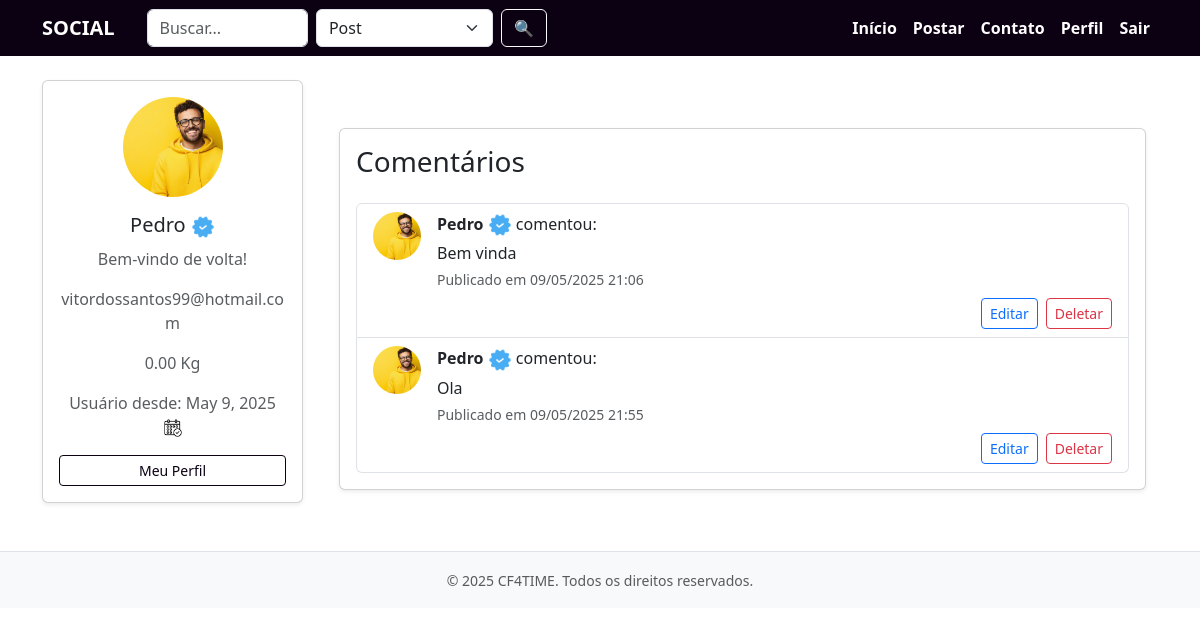
Before: /post/4/comment/ (signed in) with the older database file.
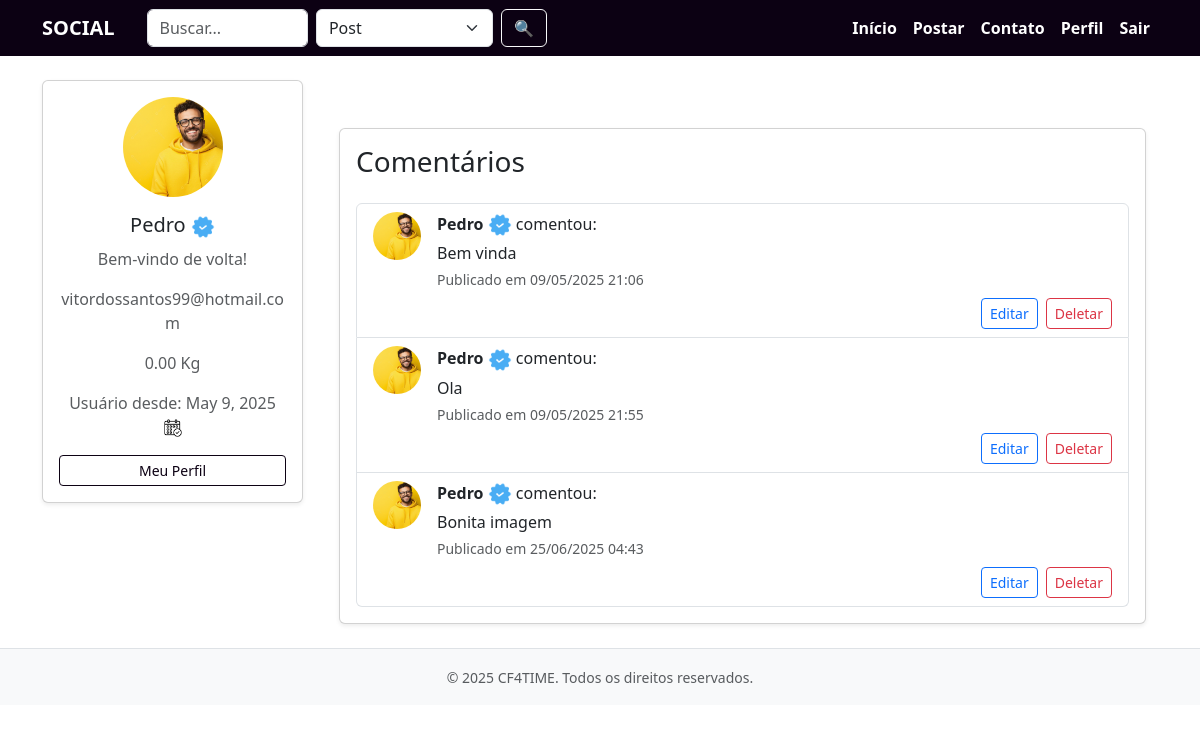
After: the same page with the newer database file.
### Social/models.py (models this page shows, shortened)
class Comment(models.Model):
    author = models.ForeignKey(User, on_delete=models.CASCADE)
    comment = models.TextField(max_length=1000)
    like_comment = models.ManyToManyField(User, related_name='liked_comment')
    created_at = models.DateTimeField(auto_now=True, auto_created=True)
    post  = models.ForeignKey(Post, on_delete=models.CASCADE,)

### account/models.py (models this page shows, shortened)
class Profile (models.Model):
    BOX_CHOICES = (('CF4TIME CAMPINA ', 'CF4TIME CAMPINA'), ('CF4TIME CAMPINA', 'CF4TIME JOCKEY'))
    CATEGORY_CHOICES = (('FITNESS', 'FITNESS'), ('SCALED','SCALED'),('AMADOR', 'AMADOR'), ('RX','RX',), ('MASTER', 'MASTER'))
    user = models.OneToOneField(User, on_delete=models.CASCADE)
    photo = models.ImageField(upload_to='media_profile', null=True, blank=True)
    created_at_profile =  models.DateField(auto_now=True)
    birthday = models.DateField(max_length=50, default=timezone.now)
    weight = models.DecimalField(max_digits= 5, decimal_places = 2, validators=[MaxValueValidator (300), MinValueValidator(0)], default=0)
    height = models.DecimalField(max_digits= 5, decimal_places = 2, validators=[MaxValueValidator (2), MinValueValidator(0)], default=0)
    category = models.CharField(choices= CATEGORY_CHOICES, default= 'EXPERIMENTAL')
    box = models.CharField(choices = BOX_CHOICES, default = 'DEFAULT')

### Social/views.py (the view)
# urls.py: path('post/<int:pk>/comment/', CommentList.as_view(), name='comment-list'),
class CommentList(ListView):
    model = Comment
    template_name = 'comment-list.html'
    def get_queryset(self):
        post = get_object_or_404(Post, pk=self.kwargs['pk'])
        return Comment.objects.filter(post=post)

### Social/templates/comment-list.html (shortened to what this page needs)
{% extends "base.html" %}
{%  load static  %}
{% block content %}
<div class="container mt-5">
    <div class="card shadow-sm">
        <div class="card-body">
            <h3 class="card-title mb-4">Comentários</h3>
            {% if object_list %}
                <div class="list-group">
                    {% for comment in object_list %}
                        <div class="list-group-item d-flex">
                            {% if comment.author.profile.photo %}
                                <img src="{{ comment.author.profile.photo.url }}" alt="{{ comment.author.username }}"
                                     class="rounded-circle me-3" width="48" height="48" style="object-fit: cover;">
                            {% else %}
                                <div class="rounded-circle bg-secondary me-3" style="width: 48px; height: 48px;"></div>
                            {% endif %}
                            <div class="flex-grow-1">
                                <p class="mb-1"><strong>{{ comment.author.username }} <img src="{% static 'verified.png' %}" alt="Verificado" width="24"></strong> comentou:</p>
                                <p class="mb-1">{{ comment.comment }}</p>
                                <p class="text-muted small mb-2">Publicado em {{ comment.created_at|date:"d/m/Y H:i" }}</p>
                                {% if comment in user.comment_set.all %}
                                <div class="d-flex justify-content-end gap-2">
                                    <a href="{% url 'comment-update' comment.pk %}" class="btn btn-sm btn-outline-primary">Editar</a>
                                    <a href="{% url 'comment-delete' comment.pk %}" class="btn btn-sm btn-outline-danger">Deletar</a>
                                </div>
                                {% endif %}
                            </div>
                        </div>
                    {% endfor %}
                </div>
            {% else %}
                <p>Este post ainda não tem comentários.</p>
            {% endif %}
        </div>
    </div>
</div>
{% endblock %}

Changed rows visible on the page:
added Comment: author.profile.photo (picture), author.username "Pedro", comment "Bonita imagem", created_at "25/06/2025 04:43", shows "Editar"
